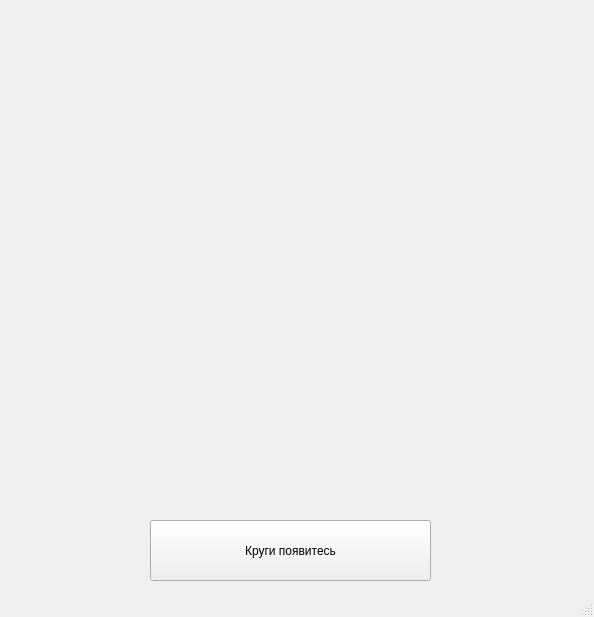
<?xml version="1.0" encoding="UTF-8"?>
<ui version="4.0">
 <class>MainWindow</class>
 <widget class="QMainWindow" name="MainWindow">
  <property name="geometry">
   <rect>
    <x>0</x>
    <y>0</y>
    <width>594</width>
    <height>617</height>
   </rect>
  </property>
  <property name="windowTitle">
   <string>MainWindow</string>
  </property>
  <widget class="QWidget" name="centralwidget">
   <widget class="QPushButton" name="circle_add">
    <property name="geometry">
     <rect>
      <x>150</x>
      <y>520</y>
      <width>281</width>
      <height>61</height>
     </rect>
    </property>
    <property name="text">
     <string>Круги появитесь</string>
    </property>
   </widget>
  </widget>
  <widget class="QMenuBar" name="menubar">
   <property name="geometry">
    <rect>
     <x>0</x>
     <y>0</y>
     <width>594</width>
     <height>21</height>
    </rect>
   </property>
  </widget>
  <widget class="QStatusBar" name="statusbar"/>
 </widget>
 <resources/>
 <connections/>
</ui>
